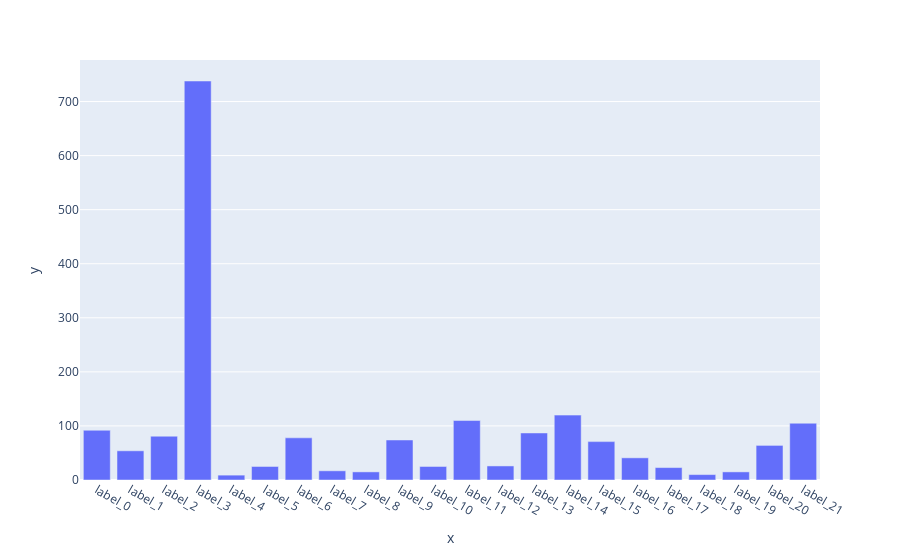

The code cell stored with this chart in its notebook:
### Markdown cell above
<div style="margin: 2em; line-height: 1.7em; font-family: Times New Roman; font-size: 20px; color:black">
    <b style="font-size: 25px;">🥣 &nbsp; Procedure:</b><br><br>- Now we have total 21 classes, but there are some images having multiple labels and we have to take care of those imbalancement also <br>
    - Please Note that the dataset images are incorrectly labeled, but I am going to ignore that because I am just doing practice <br>
</div>

### Code cell
px.bar(x = train_df.columns[-22:], y = train_df.iloc[:,-22:].sum(axis = 0))

### Figure 1 — Plotly figure (JSON) as saved in the notebook; plotly's stock layout.template omitted (floating-point values rounded to 4 significant figures)
{"data": [{"alignmentgroup": "True", "hovertemplate": "x=%{x}<br>y=%{y}<extra></extra>", "legendgroup": "", "marker": {"color": "#636efa", "pattern": {"shape": ""}}, "name": "", "offsetgroup": "", "orientation": "v", "showlegend": false, "textposition": "auto", "type": "bar", "x": ["label_0", "label_1", "label_2", "label_3", "label_4", "label_5", "label_6", "label_7", "label_8", "label_9", "label_10", "label_11", "label_12", "label_13", "label_14", "label_15", "label_16", "label_17", "label_18", "label_19", "label_20", "label_21"], "xaxis": "x", "y": [92, 54, 81, 738, 9, 25, 78, 17, 15, 74, 25, 110, 26, 87, 120, 71, 41, 23, 10, 15, 64, 105], "yaxis": "y"}], "layout": {"barmode": "relative", "legend": {"tracegroupgap": 0}, "margin": {"t": 60}, "xaxis": {"anchor": "y", "domain": [0, 1], "title": {"text": "x"}}, "yaxis": {"anchor": "x", "domain": [0, 1], "title": {"text": "y"}}}}
